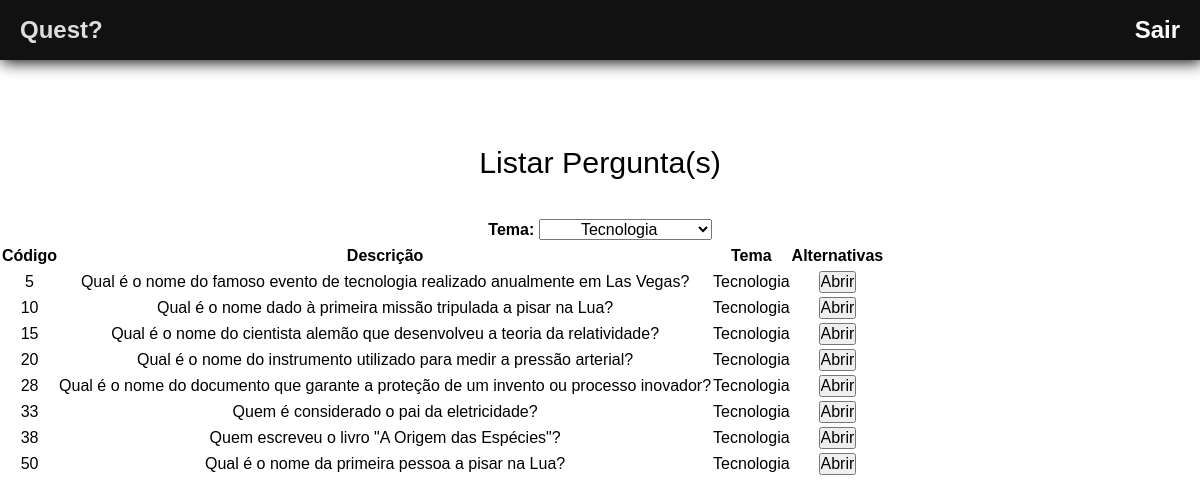
The app's page /sistema/mostrarPergunta.php?tema=5 with its own data.
### tables this page shows
CREATE TABLE tema (
    id_tema INTEGER  PRIMARY KEY AUTOINCREMENT,
    desc_tema VARCHAR(255) NOT NULL
);

CREATE TABLE pergunta(
    id_pergunta INTEGER PRIMARY KEY AUTOINCREMENT,
    desc_pergunta VARCHAR(200),
    id_tema_pergunta INTEGER,
    id_alternativa_pergunta INTEGER
);

### sistema/mostrarPergunta.php (the view, shortened to what this page needs)
<?php
    include_once("templates/header.php");
?>
    <legend>Listar Pergunta(s)</legend>
                    <label class="fa__labels" for="select-theme">Tema:</label>
                    <?php
                        $tema = 0;
                        if(isset($_GET['tema']) and $_GET['tema'] != 0)
                        {
                            $tema = $_GET['tema'];
                        }
                        echo '<select name="tema"
                            onchange="this.options[this.selectedIndex].value &&
                                (window.location = this.options[this.selectedIndex].value);"
                        >';
                        include "connection.php";
                        if($tema != 0){
                            $sqlTemaEscolhido = "SELECT id_tema, desc_tema FROM tema WHERE id_tema = $tema ;";
                            $resSqlTemaEscolhido = $db->query($sqlTemaEscolhido);
                            $dadosTemaEscolhido = $resSqlTemaEscolhido->fetchArray();
                            echo "<option value=''>$dadosTemaEscolhido[1]</option>";
                        }
                        echo "</select>";
                    ?>
<table>
    <thead>
        <tr>
            <th>Código</th>
            <th>Descrição</th>
            <th>Tema</th>
            <th>Alternativas</th>
        </tr>
    </thead>
    <tbody>
    <?php
        include "connection.php";
        if($tema != 0){
            $sqlPergunta = "SELECT id_pergunta,desc_pergunta,desc_tema,id_alternativa_pergunta
         FROM pergunta
         INNER JOIN tema ON pergunta.id_tema_pergunta = tema.id_tema
         WHERE pergunta.id_tema_pergunta = $tema;";
        }else{
            $sqlPergunta = "SELECT id_pergunta,desc_pergunta,desc_tema,id_alternativa_pergunta
         FROM pergunta
         INNER JOIN tema ON pergunta.id_tema_pergunta = tema.id_tema;";
        }
        $resSqlPergunta = $db->query($sqlPergunta);
        while($dadosPergunta = $resSqlPergunta->fetchArray())
        {
            echo "<tr>";
            echo "<td>$dadosPergunta[0]</td>";
            echo "<td>$dadosPergunta[1]</td>";
            echo "<td>$dadosPergunta[2]</td>";
            echo "<td><input type='button' id='$dadosPergunta[0]' onclick=mostrarPopUpAlternativas(this.id) value='Abrir'></td>";
            echo "</tr>";
        }
    ?>
    </tbody>
</table>
<?php
    include_once("templates/footer.php");
?>

### sistema/css/default.css (style rules this page uses)
* { margin: 0px; padding: 0px; outline: 0px; font-size: 16px; text-decoration: none; font-family: Arial, Helvetica, sans-serif; }
body { overflow-x: hidden; }

### sistema/css/content.css (style rules this page uses)
.fa__labels { font-weight: 600; margin-top: 10px; }
* { margin: 0px; padding: 0px; outline: 0px; font-size: 16px; text-decoration: none; text-align: center; line-height: 2; font-family: Arial, Helvetica, sans-serif; }
legend { font-size: 1.9rem; margin-top: 5rem; }
* { margin: 0px; padding: 0px; outline: 0px; font-size: 16px; text-decoration: none; text-align: center; line-height: 1.5; font-family: Arial, Helvetica, sans-serif; }
legend { font-size: 1.9rem; margin-bottom: 2rem; }
.fa__labels { font-weight: 600; margin-top: 3rem; }

### records on screen
tema: tema "Tecnologia"
pergunta: id_pergunta "5", desc_pergunta "Qual é o nome do famoso evento de tecnologia realizado anualmente em Las Vegas?", tema.desc_tema "Tecnologia"
pergunta: id_pergunta "10", desc_pergunta "Qual é o nome dado à primeira missão tripulada a pisar na Lua?", tema.desc_tema "Tecnologia"
pergunta: id_pergunta "15", desc_pergunta "Qual é o nome do cientista alemão que desenvolveu a teoria da relatividade?", tema.desc_tema "Tecnologia"
pergunta: id_pergunta "20", desc_pergunta "Qual é o nome do instrumento utilizado para medir a pressão arterial?", tema.desc_tema "Tecnologia"
pergunta: id_pergunta "28", desc_pergunta "Qual é o nome do documento que garante a proteção de um invento ou processo inovador?", tema.desc_tema "Tecnologia"
pergunta: id_pergunta "33", desc_pergunta "Quem é considerado o pai da eletricidade?", tema.desc_tema "Tecnologia"
pergunta: id_pergunta "38", desc_pergunta "Quem escreveu o livro \"A Origem das Espécies\"?", tema.desc_tema "Tecnologia"
pergunta: id_pergunta "50", desc_pergunta "Qual é o nome da primeira pessoa a pisar na Lua?", tema.desc_tema "Tecnologia"
